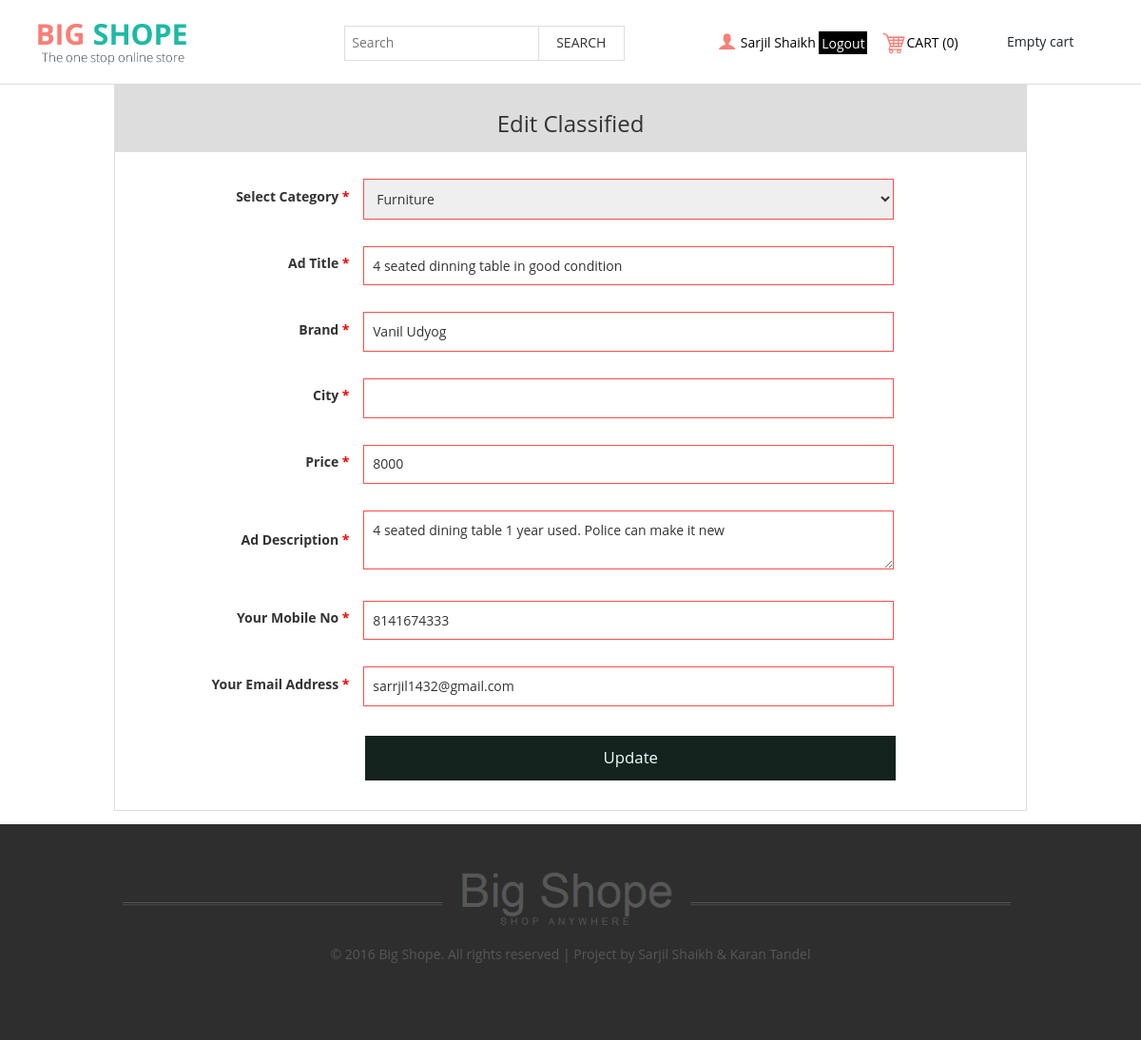
Page /classifieds/edit_cl.php?Ad_ID=15 (signed in) on the committed database.
### tables this page shows
CREATE TABLE `customer` (
  `c_id` int(11) NOT NULL auto_increment,
  `f_name` varchar(30) NOT NULL,
  `l_name` varchar(30) NOT NULL,
  `email` varchar(30) NOT NULL,
  `mobile` varchar(13) NOT NULL,
  `gender` varchar(6) NOT NULL,
  `city` varchar(20) NOT NULL,
  `pincode` varchar(6) NOT NULL,
  `address` longtext NOT NULL,
  `photo` varchar(100) NOT NULL,
  `password` varchar(15) NOT NULL,
  PRIMARY KEY  (`c_id`)
);

CREATE TABLE `classifieds` (
  `Ad_id` int(11) NOT NULL auto_increment,
  `c_id` int(11) NOT NULL,
  `p_name` varchar(50) NOT NULL,
  `category` varchar(20) NOT NULL,
  `desc` longtext NOT NULL,
  `brand` varchar(30) NOT NULL,
  `email` varchar(40) NOT NULL,
  `altmobile` varchar(13) NOT NULL,
  `altcity` varchar(40) NOT NULL,
  `price` int(11) NOT NULL,
  PRIMARY KEY  (`Ad_id`)
);

### classifieds/edit_cl.php (the view, shortened to what this page needs)
<!DOCTYPE html>
<html>
<head>
<link href="../css/bootstrap.css" rel="stylesheet" type="text/css" media="all" />
<link href="../css/style.css" rel="stylesheet" type="text/css" media="all" />
</head>
<body>
	<div class="header">
		<div class="bottom-header">
			<div class="container">
				<div class="header-bottom-left">
					<div class="logo">
						<a href="index.php"><img src="../images/logo.png" alt=" " /></a>
					</div>
					<div class="search">
						<form method="get" action="seacrh-cl.php">
							<input type="text" name="keyword" id="search-box" placeholder="Search" autocomplete="off">
							<input type="submit"  value="SEARCH">
						</form>
					</div>
					<div class="clearfix"> </div>
				</div>
				<div class="header-bottom-right">
					<?php
						$sql="SELECT * FROM customer WHERE email='".$_SESSION['user']."' || mobile='".$_SESSION['user']."' ";
						$query=mysql_query($sql);
						$raw=mysql_fetch_assoc($query);
					?>
						<div class="account">
							<a href="../profile.php"><span> </span><?php echo $raw['f_name'];?>  <?php echo $raw['l_name'];?></a>
							<a href="../logout.php" id="logout">Logout</a>
						</div>
						<?php
							$cid=$raw['c_id'];
							$cart="SELECT * FROM cart WHERE c_id='$cid'";
							$cartquery=mysql_query($cart);
							$NoOfItem=mysql_num_rows($cartquery);
						?>
						<div class="cart">
							<a href="../cart.php"><span> </span>CART (<?php echo $NoOfItem; ?>)</a>
						</div>
						<a href="../cart-process.php?action=emptycart">Empty cart</a>
					<div class="clearfix"> </div>
				</div>
			</div>
		</div>
	</div>
	<div class="cl-main">
		<div class="cl-search">
			<h3>Edit Classified</h3>
		</div>
		<div class="cl-main-sub crtad">
			<form method="POST" id="adform" enctype="multipart/form-data">
			<?php
				$Ad_id=$_GET['Ad_ID'];
				$edtsql="SELECT * FROM classifieds WHERE Ad_id='$Ad_id'";
				$edtqry=mysql_query($edtsql);
				$edtrow=mysql_fetch_assoc($edtqry);
			?>
				<table width="100%">
					<tr>
						<td class="crtadlabel"><label>Select Category <span>*</span></label></td>
						<td>
							<select name="category" required>
								<option value="<?php echo $edtrow['category']; ?>"><?php echo $edtrow['category']; ?></option>
							</select>
						</td>
					</tr>
					<tr>
						<td class="crtadlabel">
							<label>Ad Title <span>*</span></label>
						</td>
						<td>
							<input type="text" name="ad_title" value="<?php echo $edtrow['p_name']; ?>" required>
						</td>
					</tr>
					<tr>
						<td class="crtadlabel">
							<label>Brand <span>*</span></label>
						</td>
						<td>
							<input type="text" name="brand" value="<?php echo $edtrow['brand']; ?>" required>
						</td>
					</tr>
					<tr>
						<td class="crtadlabel">
							<label>City <span>*</span></label>
						</td>
						<td>
							<input type="text" id="adcity" name="city" value="<?php echo $edtrow['city']; ?>" required>
						</td>
					</tr>
					<tr>
						<td class="crtadlabel">
							<label>Price <span>*</span></label>
						</td>
						<td>
							<input type="text" id="price" name="price" value="<?php echo $edtrow['price']; ?>" required>
						</td>
					</tr>
					<tr>
						<td class="crtadlabel">
							<label>Ad Description <span>*</span></label>
						</td>
						<td>
							<textarea name="addesc" placeholder="Write few lines about your product" required><?php echo $edtrow['desc']; ?></textarea>
						</td>
					</tr>
					<tr>
						<td class="crtadlabel">
							<label>Your Mobile No <span>*</span></label>
						</td>
						<td>
							<input type="text" name="mobilenum" id="mbl" value="<?php echo $edtrow['altmobile']; ?>" required/>
						</td>
					</tr>
					<tr>
						<td class="crtadlabel">
							<label>Your Email Address <span>*</span></label>
						</td>
						<td>
							<input type="email" id="eml" name="email" value="<?php echo $edtrow['email']; ?>" required/>
						</td>
					</tr>
					<tr>
						<td></td>
						<td class="postad">
							<input type="submit" name="Update" value="Update">
						</td>
					</tr>
				</table>
			</form>
		</div>
	</div>
	<div class="footer">
		<div class="footer-bottom">
			<a href="../index.php"><img src="../images/foot-logo.png" /></a><br/>
			<p>&copy 2016 Big Shope. All rights reserved | Project by Sarjil Shaikh & Karan Tandel</p>
		</div>
	</div>
</body>
</html>

### css/style.css (style rules this page uses)
#logout { background:#000; padding:.2em; color:white; }
body { margin:0; background: #fff; font-family: 'Open Sans', sans-serif; -webkit-touch-callout: none; -webkit-user-select: none; -khtml-user-select: none; -moz-user-select: none; -ms-user-select: none; user-select: none; }
body a { transition: 0.5s all; -webkit-transition: 0.5s all; -o-transition: 0.5s all; -ms-transition: 0.5s all; -moz-transition: 0.5s all; }
.bottom-header { border-bottom: 1px solid #ddd; padding: 0.7em 0 1em; }
.header-bottom-left { float: left; width: 55%; }
.logo { float:left; width: 27%; margin-top:9px; }
.header-bottom-right { float: right; width: 37%; text-align: center; padding-top:1.7em; }
.account,.cart { float:left; width:40%; }
.cart { width:24%; }
.account a span { background: url(../images/img-sprite.png)-117px -30px; width: 26px; height: 26px; display: inline-block; vertical-align: middle; }
.account a,.cart a ,ul.login li a { text-decoration:none; font-size: 1em; color: #000; }
.cart a span { background: url(../images/img-sprite.png) -172px -28px; width: 26px; height: 26px; display: inline-block; vertical-align: middle; }
.search { background:#fff; border: 1px solid #ddd; position: relative; width: 47%; float: right; margin: 1.2em 0 0; }
.search input[type="text"] { border: none; outline: none; background: none; font-size:1em; color:#777; width:68%; padding:7px; -webkit-apperance:none; margin:0; -webkit-transition: all 0.5s ease-out; -moz-transition: all 0.5s ease-out; -ms-transition: all 0.5s ease-out; -o-transition: all 0.5s ease-out; }
.search input[type="submit"] { border-left: 1px solid #ddd; outline: none; cursor: pointer; width: 30.6%; height: 35px; padding: 7px; background: none; border-bottom: none; border-top: none; border-right: none; }
.footer-bottom { padding: 2em 0 5em; background:#2E2E2E; color:#575757; width:100%; margin-top:1em; overflow:hidden; text-align:center; }
.footer-bottom img { width:80%; }
.cl-main { width:80%; margin:0em auto; border:1px solid #ddd; }
.cl-search { padding:.5em; width:100%; background:#ddd; text-align:center; }
.cl-main-sub { margin:1em; overflow:hidden; }
.crtadlabel { text-align:right; width:25%; }
.crtadlabel span { color:red; -webkit-touch-callout: none; -webkit-user-select: none; -khtml-user-select: none; -moz-user-select: none; -ms-user-select: none; user-select: none; }
.postad input[type="submit"] { width:80%; margin:1em; padding:.7em; border:none; transition-duration:.5s; background: #15231e; color: azure; font-size: 1.2em; }
.crtad select,.crtad input[type="email"],.crtad input[type="text"],.crtad textarea { width:80%; margin:1em; padding:.7em; border:1px solid #ff4c4c; transition-duration:.5s; }

### rows in the picture
customer: f_name "Sarjil", l_name "Shaikh"
classifieds: category "Furniture", ad_title "4 seated dinning table in good condition", brand "Vanil Udyog", price "8000", addesc "4 seated dining table 1 year used. Police can make it new", mobilenum "8141674333", email "sarrjil1432@gmail.com"

### other values in the picture
$NoOfItem "0"
